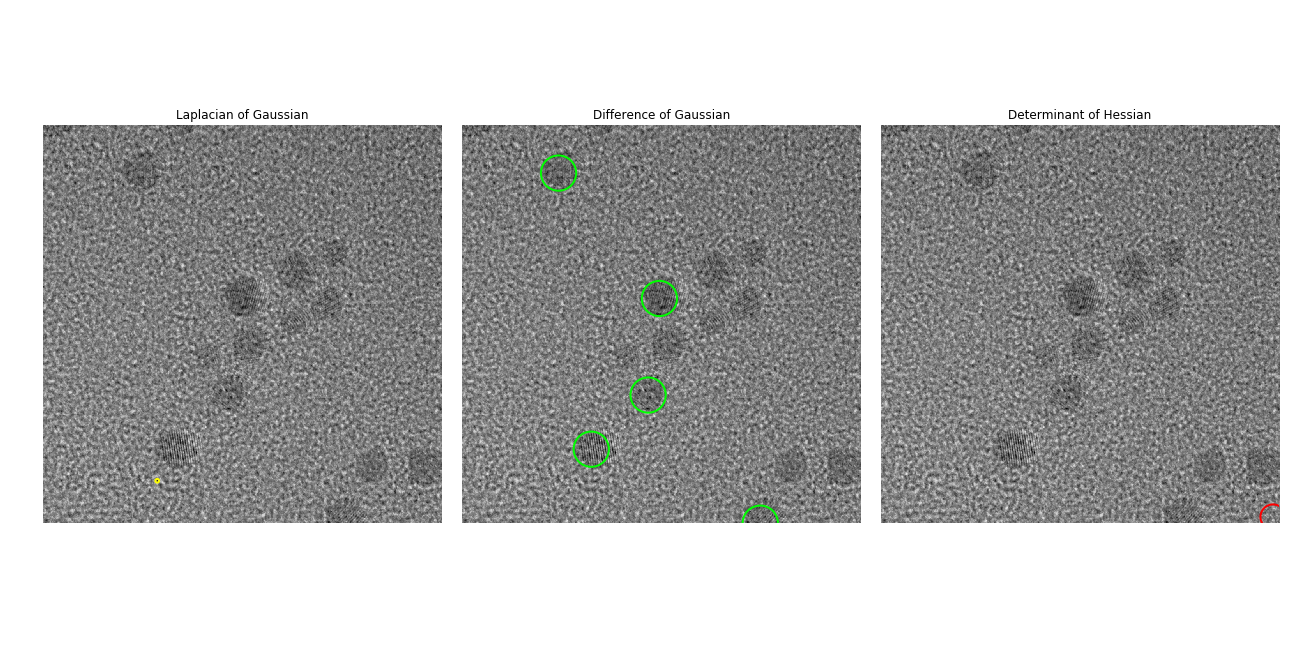
#> input picture blobcomp_Cd_CdSe_031517_multi.png, 1296 x 648 px, given in place of 101729F_plasma15sec_Mh370kx__0000_null_0.png, which was not available
$ jupyter execute --allow-errors Random_Forest_Development.ipynb   (shell and % lines are left out)   (older library calls are emulated)   (text cells are left out)
#> lines starting #> are read from the running program, lines starting #| are printed output that depends on the picture; pictures that were not available may be replaced by others from this repository, and a replacement may not be noted
[cell 1]
import numpy as np
import matplotlib.pyplot as plt
from skimage import io
from skimage.color import rgb2gray
import os
import skimage.feature
import skimage.filters
import skimage.color
from skimage.util import invert
from skimage.morphology import skeletonize
from scipy.signal import correlate2d
import pandas as pd
# import cv2
from pathlib import Path
from joblib import Parallel, delayed
from tqdm import tqdm
#> (the rest of this cell did not finish here and is left out)

[cell 2]
# [70 lines left out: function rf_label_reader, not called in this run]

[cell 3]
# [21 lines left out: function rotate, not called in this run]

[cell 4]
def rf_data_pipeline(directory):
    """Wrapper function to run through directories of labels and images to create random forest
    training and testing set. Returns a pandas dataframe with all the labels and associated image file names"""
    #set up required variables
    if os.path.isdir(directory+'/text_files') == False:
        raise RuntimeError('No text file directory present.')
    if os.path.isdir(directory+'/images') == False:
        raise RuntimeError('No image file directory present.')
    txt_list = glob(directory+'/text_files/*.txt')
    image_list = glob(directory+'/images/*.png')
    if len(txt_list) == 0:
        raise RuntimeError('No txt label files')
    if len(image_list) == 0:
        raise RuntimeError('No image files')
    txt_name_list = [name.split('/')[-1].split('.')[0] for name in txt_list]
    image_name_list = [name.split('/')[-1].split('.')[0] for name in image_list]
    data = {'filename':[],'label':[]}
    total_empty_count = 0
    total_null_count = 0
    total_no_count = 0
    total_yes_count = 0
    if os.path.isdir(directory+'/old_text_files') == False:
        os.mkdir(directory+'/old_text_files')
    if os.path.isdir(directory+'/old_images') == False:
        os.mkdir(directory+'/old_images')
    if os.path.isdir(directory+'/labeled_images') == False:
        os.mkdir(directory+'/labeled_images')

    #test for correct images and labels
    if txt_name_list != image_name_list:
        raise RuntimeError('Names of txt label files do not match names of image files.')

    #create dataframe of files and labels
    for idx, txt in enumerate(txt_list):
        labels, image_cuts, empty_count, null_count, no_count, yes_count = rf_label_reader(txt, image_list[idx])
        total_empty_count += empty_count
        total_null_count += null_count
        total_no_count += no_count
        total_yes_count += yes_count
        for idx2, label in enumerate(labels):
            data['label'].append(label)
            rf_data_fname = directory+'/labeled_images/'+image_name_list[idx]+ '_'+ label + '_' + str(idx2) +'.png'
            plt.imsave(rf_data_fname,image_cuts[idx2], cmap='gray')
            data['filename'].append(rf_data_fname)
        shutil.move(txt,directory+'/old_text_files/')
        shutil.move(image_list[idx],directory+'/old_images/')
    df = pd.DataFrame(data = data)
    print(df['label'].iloc[0])
    df = rotate(df)
    df.to_csv(directory+'/rf_data.csv')
    print('done!')
    print('empty: {}, null: {}, no: {}, yes {}'.format(total_empty_count*4, total_null_count,total_no_count*4,total_yes_count*4))
    return df, (total_empty_count, total_null_count, total_no_count, total_yes_count)

[cell 5]
directory = '/Users/cgroschner/Documents/pythonDev/particleRecognition/classfier_builds/rf_data'

#> (a cell that did not finish here is left out)

#> (a cell that did not finish here is left out)

#> (a cell that did not finish here is left out)

#> (a cell that did not finish here is left out)

#> (a cell that did not finish here is left out)

#> (a cell that did not finish here is left out)

[cell 12]
def sobel_edges(gray_image):
    """Returns histogram of edges"""
    edges = skimage.filters.sobel(gray_image)
    edge_hist = np.histogram(edges.flatten(),bins=50, density = True)[0]
    return edge_hist

# number of blobs from difference of gaussian
def blobs_log(gray_image):
    """returns two features: average blob size and total number of blobs detected by laplace of gaussians"""
    blob = skimage.feature.blob_log(gray_image,max_sigma=2, num_sigma=30, threshold=.2)
    blobs = blob[:,2]
    num_blobs = len(blobs)
    if num_blobs == 0:
        avg_blob = 0
    else:
        avg_blob = blobs.mean()
    blob_info = np.array([avg_blob, num_blobs])
    return blob_info

def fft_hist(gray_image):
    """returns 10 bin histogram of frequencies from fft of image"""
    fft = np.log2(abs(np.fft.rfft2(gray_image)))
    fhist = np.histogram(fft,bins=20,density = True)[0]
    return fhist

def center_cut(image):
    """returns a 1d array of length 48 which is 4x4 center of image of all three channels flattened"""
    middle = (image.shape[0]//2,image.shape[1]//2)
    cut = image[(middle[0]-10):(middle[0]+10),(middle[1]-10):(middle[1]+10)].ravel()
    return cut

def lbp_cut(gray_image):
    """returns 10 bin histogram of local binary patterns from image"""
    lbp = skimage.feature.local_binary_pattern(gray_image,2,16)
    middle = (lbp.shape[0]//2,lbp.shape[1]//2)
    lbp = lbp[(middle[0]-10):(middle[0]+10),(middle[1]-10):(middle[1]+10)].ravel()
    return lbp

def gray_range(image):
    irange = np.array([image.mean(),image.std()])
    return irange

def get_features(file, label):
    """Function takes in a file name from list of files, opens it, creates a gray version for features which require
    gray image and then creates a list of features as well as a label which is then returned"""
    image = io.imread(file, as_grey=True)
    features = []
    features.append(center_cut(image))
    features.append(lbp_cut(image))
    features.append(fft_hist(image))
    features.append(blobs_log(image))
    features.append(sobel_edges(image))
    features.append(gray_range(image))
    features = np.concatenate(features)
    return (features,label)

[cell 13]
test = io.imread('/Users/cgroschner/Documents/pythonDev/particleRecognition/classfier_builds/rf_data/labeled_images/101729F_plasma15sec_Mh370kx__0000_null_0.png',as_grey=True)
#> test: shape (648, 1296) float64; min 0, max 1, mean 0.706

[cell 14]
feat= get_features('/Users/cgroschner/Documents/pythonDev/particleRecognition/classfier_builds/rf_data/labeled_images/101729F_plasma15sec_Mh370kx__0000_null_0.png','yes')
#> in center_cut, `cut = image[(middle[0]-10):(middle[0]+10),(middle[1]-10):(middle[1]+10..`: cut = 400 values, max 0.765 at index 99, min 0.127 at index 19, mean 0.496
#> in lbp_cut, `lbp = skimage.feature.local_binary_pattern(gray_image,2,16)`:
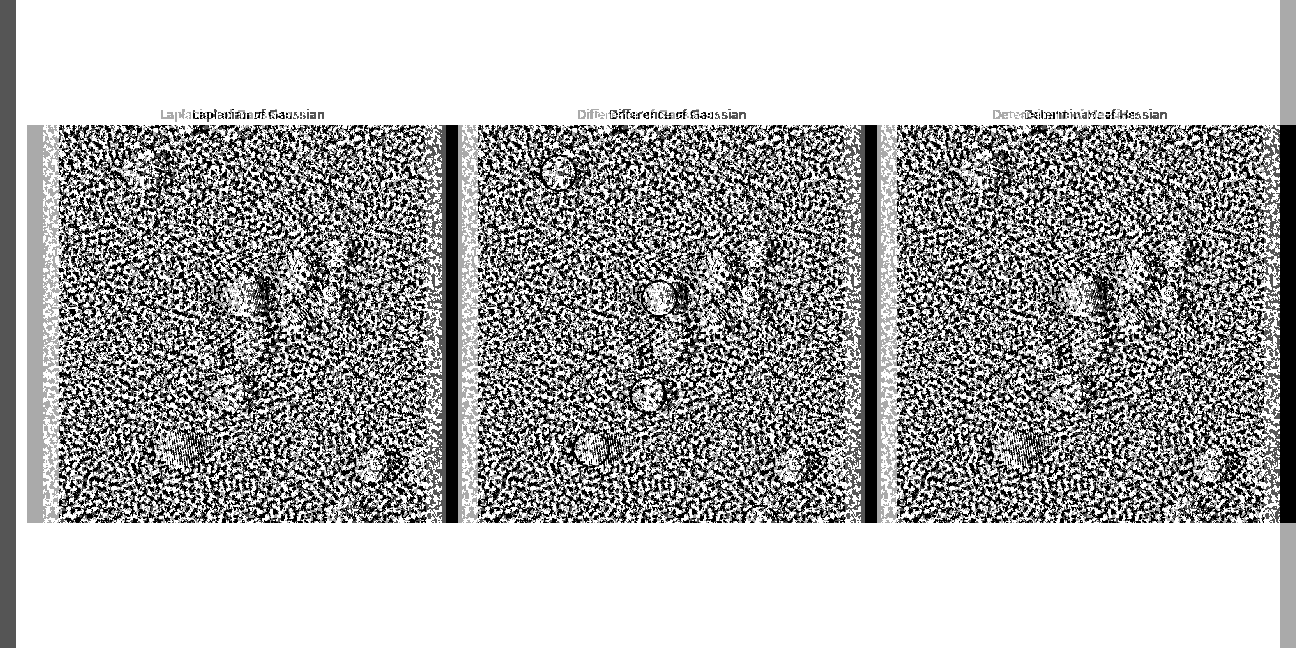
#> lbp: shape (648, 1296) float64; min 0, max 3, mean 2.09; drawn with min black and max white
#> in lbp_cut, `lbp = lbp[(middle[0]-10):(middle[0]+10),(middle[1]-10):(middle[1]+10)]..`: lbp = 400 values, max 3 at index 9, min 0 at index 0, mean 1.47
#> in fft_hist, `fft = np.log2(abs(np.fft.rfft2(gray_image)))`:
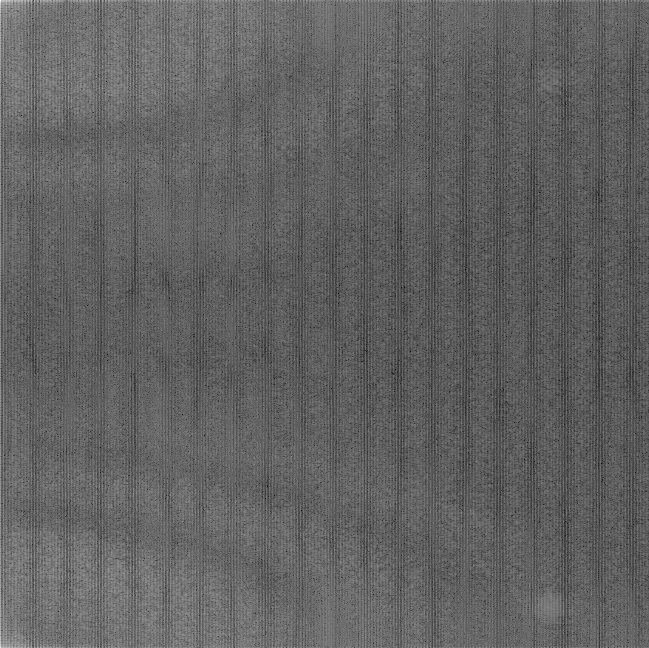
#> fft: shape (648, 649) float64; min -4.06, max 19.18, mean 4.89; drawn with min black and max white
#> in fft_hist, `fhist = np.histogram(fft,bins=20,density = True)[0]`: fhist = 20 values, max 0.265 at index 7, min 0 at index 18, mean 0.043
#> in blobs_log, `blob = skimage.feature.blob_log(gray_image,max_sigma=2, num_sigma=30, ..`: blob = 268 rows, first 8: [114, 609, 1.03], [115, 194, 1.1], [115, 1045, 1.07], [115, 241, 1.1], [115, 726, 1.1], [115, 1147, 1.1], [115, 662, 1.1], [115, 1091, 1.1]
#> in blobs_log, `blobs = blob[:,2]`: blobs = 268 values, max 2 at index 56, min 1 at index 10, mean 1.18
#> in blobs_log, `num_blobs = len(blobs)`: num_blobs = 268
#> in blobs_log, `avg_blob = blobs.mean()`: avg_blob = 1.18
#> in blobs_log, `blob_info = np.array([avg_blob, num_blobs])`: blob_info = [1.18, 268]
#> in sobel_edges, `edges = skimage.filters.sobel(gray_image)`:
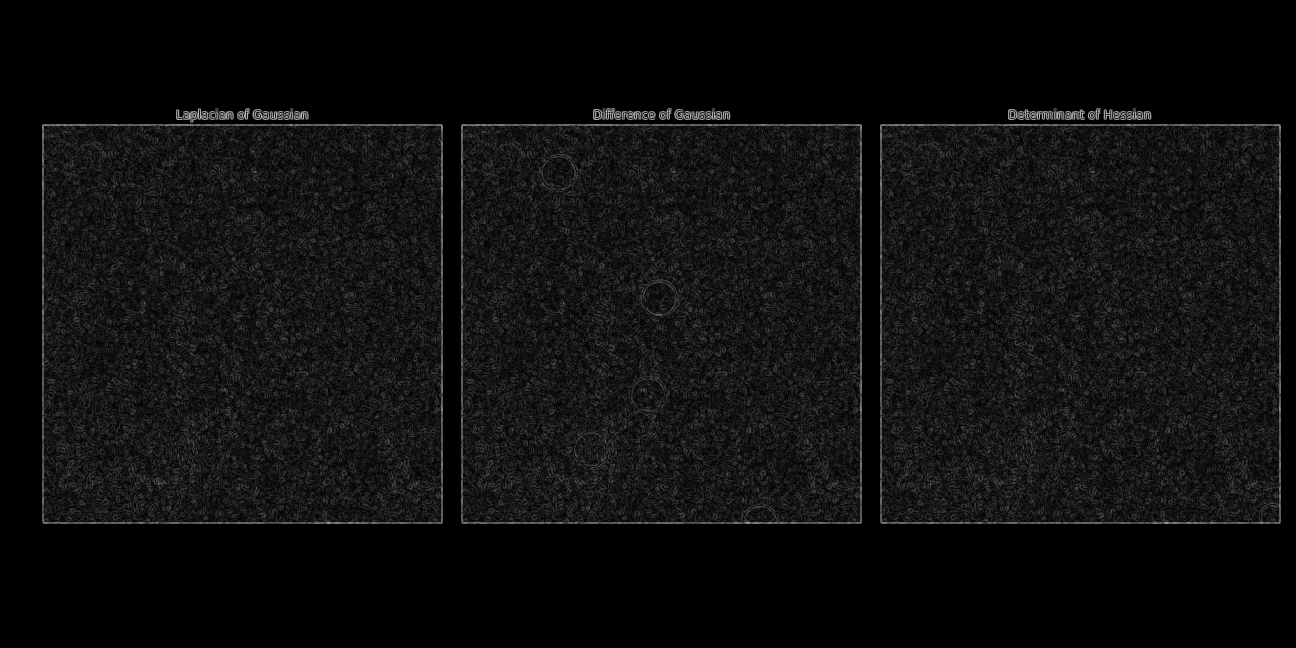
#> edges: shape (648, 1296) float64; min 0, max 0.778, mean 0.058
#> in sobel_edges, `edge_hist = np.histogram(edges.flatten(),bins=50, density = True)[0]`: edge_hist = 50 values, max 27.98 at index 0, min 7.65e-05 at index 48, mean 1.29
#> in gray_range, `irange = np.array([image.mean(),image.std()])`: irange = [0.706, 0.267]
#> in get_features, `features = np.concatenate(features)`: features = 874 values, max 268 at index 821, min 0 at index 400, mean 1.28
